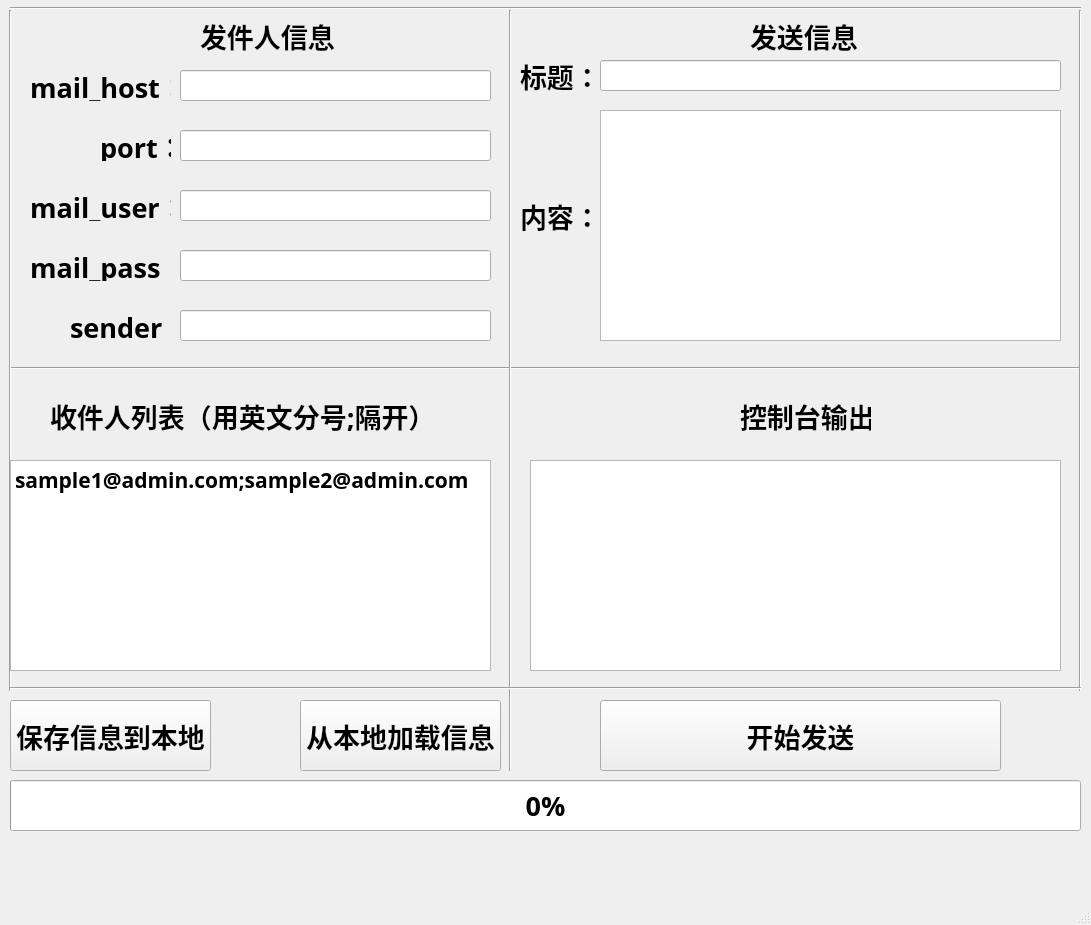
<?xml version="1.0" encoding="UTF-8"?>
<ui version="4.0">
 <class>MainWindow</class>
 <widget class="QMainWindow" name="MainWindow">
  <property name="geometry">
   <rect>
    <x>0</x>
    <y>0</y>
    <width>1091</width>
    <height>925</height>
   </rect>
  </property>
  <property name="windowTitle">
   <string>批量发送邮件软件 开发者Hong 版本号V1.0</string>
  </property>
  <property name="windowIcon">
   <iconset>
    <normaloff>logo.ico</normaloff>logo.ico</iconset>
  </property>
  <widget class="QWidget" name="centralwidget">
   <widget class="QLabel" name="label">
    <property name="geometry">
     <rect>
      <x>30</x>
      <y>70</y>
      <width>141</width>
      <height>31</height>
     </rect>
    </property>
    <property name="font">
     <font>
      <family>阿里巴巴普惠体</family>
      <pointsize>20</pointsize>
      <weight>75</weight>
      <bold>true</bold>
     </font>
    </property>
    <property name="text">
     <string>mail_host：</string>
    </property>
   </widget>
   <widget class="QLabel" name="label_2">
    <property name="geometry">
     <rect>
      <x>30</x>
      <y>190</y>
      <width>141</width>
      <height>31</height>
     </rect>
    </property>
    <property name="font">
     <font>
      <family>阿里巴巴普惠体</family>
      <pointsize>20</pointsize>
      <weight>75</weight>
      <bold>true</bold>
     </font>
    </property>
    <property name="text">
     <string>mail_user：</string>
    </property>
   </widget>
   <widget class="QLabel" name="label_3">
    <property name="geometry">
     <rect>
      <x>30</x>
      <y>250</y>
      <width>141</width>
      <height>31</height>
     </rect>
    </property>
    <property name="font">
     <font>
      <family>阿里巴巴普惠体</family>
      <pointsize>20</pointsize>
      <weight>75</weight>
      <bold>true</bold>
     </font>
    </property>
    <property name="text">
     <string>mail_pass：</string>
    </property>
   </widget>
   <widget class="QLabel" name="label_4">
    <property name="geometry">
     <rect>
      <x>70</x>
      <y>310</y>
      <width>101</width>
      <height>31</height>
     </rect>
    </property>
    <property name="font">
     <font>
      <family>阿里巴巴普惠体</family>
      <pointsize>20</pointsize>
      <weight>75</weight>
      <bold>true</bold>
     </font>
    </property>
    <property name="text">
     <string>sender：</string>
    </property>
   </widget>
   <widget class="QLabel" name="label_5">
    <property name="geometry">
     <rect>
      <x>200</x>
      <y>20</y>
      <width>141</width>
      <height>31</height>
     </rect>
    </property>
    <property name="font">
     <font>
      <family>阿里巴巴普惠体</family>
      <pointsize>20</pointsize>
      <weight>75</weight>
      <bold>true</bold>
     </font>
    </property>
    <property name="text">
     <string>发件人信息</string>
    </property>
   </widget>
   <widget class="QLineEdit" name="lineEdit">
    <property name="geometry">
     <rect>
      <x>180</x>
      <y>70</y>
      <width>311</width>
      <height>31</height>
     </rect>
    </property>
    <property name="font">
     <font>
      <family>阿里巴巴普惠体</family>
      <pointsize>16</pointsize>
      <weight>75</weight>
      <bold>true</bold>
     </font>
    </property>
   </widget>
   <widget class="QLineEdit" name="lineEdit_2">
    <property name="geometry">
     <rect>
      <x>180</x>
      <y>190</y>
      <width>311</width>
      <height>31</height>
     </rect>
    </property>
    <property name="font">
     <font>
      <family>阿里巴巴普惠体</family>
      <pointsize>16</pointsize>
      <weight>75</weight>
      <bold>true</bold>
     </font>
    </property>
   </widget>
   <widget class="QLineEdit" name="lineEdit_3">
    <property name="geometry">
     <rect>
      <x>180</x>
      <y>250</y>
      <width>311</width>
      <height>31</height>
     </rect>
    </property>
    <property name="font">
     <font>
      <family>阿里巴巴普惠体</family>
      <pointsize>16</pointsize>
      <weight>75</weight>
      <bold>true</bold>
     </font>
    </property>
   </widget>
   <widget class="QLineEdit" name="lineEdit_4">
    <property name="geometry">
     <rect>
      <x>180</x>
      <y>310</y>
      <width>311</width>
      <height>31</height>
     </rect>
    </property>
    <property name="font">
     <font>
      <family>阿里巴巴普惠体</family>
      <pointsize>16</pointsize>
      <weight>75</weight>
      <bold>true</bold>
     </font>
    </property>
   </widget>
   <widget class="Line" name="line">
    <property name="geometry">
     <rect>
      <x>10</x>
      <y>360</y>
      <width>1071</width>
      <height>16</height>
     </rect>
    </property>
    <property name="orientation">
     <enum>Qt::Horizontal</enum>
    </property>
   </widget>
   <widget class="Line" name="line_2">
    <property name="geometry">
     <rect>
      <x>500</x>
      <y>10</y>
      <width>20</width>
      <height>761</height>
     </rect>
    </property>
    <property name="orientation">
     <enum>Qt::Vertical</enum>
    </property>
   </widget>
   <widget class="Line" name="line_3">
    <property name="geometry">
     <rect>
      <x>10</x>
      <y>0</y>
      <width>1071</width>
      <height>16</height>
     </rect>
    </property>
    <property name="orientation">
     <enum>Qt::Horizontal</enum>
    </property>
   </widget>
   <widget class="Line" name="line_4">
    <property name="geometry">
     <rect>
      <x>0</x>
      <y>10</y>
      <width>20</width>
      <height>681</height>
     </rect>
    </property>
    <property name="orientation">
     <enum>Qt::Vertical</enum>
    </property>
   </widget>
   <widget class="QLabel" name="label_6">
    <property name="geometry">
     <rect>
      <x>750</x>
      <y>20</y>
      <width>111</width>
      <height>31</height>
     </rect>
    </property>
    <property name="font">
     <font>
      <family>阿里巴巴普惠体</family>
      <pointsize>20</pointsize>
      <weight>75</weight>
      <bold>true</bold>
     </font>
    </property>
    <property name="text">
     <string>发送信息</string>
    </property>
   </widget>
   <widget class="QTextEdit" name="textEdit">
    <property name="geometry">
     <rect>
      <x>600</x>
      <y>110</y>
      <width>461</width>
      <height>231</height>
     </rect>
    </property>
    <property name="font">
     <font>
      <family>阿里巴巴普惠体</family>
      <pointsize>16</pointsize>
      <weight>75</weight>
      <bold>true</bold>
     </font>
    </property>
   </widget>
   <widget class="Line" name="line_5">
    <property name="geometry">
     <rect>
      <x>1070</x>
      <y>10</y>
      <width>20</width>
      <height>681</height>
     </rect>
    </property>
    <property name="orientation">
     <enum>Qt::Vertical</enum>
    </property>
   </widget>
   <widget class="QLabel" name="label_7">
    <property name="geometry">
     <rect>
      <x>50</x>
      <y>400</y>
      <width>391</width>
      <height>31</height>
     </rect>
    </property>
    <property name="font">
     <font>
      <family>阿里巴巴普惠体</family>
      <pointsize>20</pointsize>
      <weight>75</weight>
      <bold>true</bold>
     </font>
    </property>
    <property name="text">
     <string>收件人列表（用英文分号;隔开）</string>
    </property>
   </widget>
   <widget class="QTextEdit" name="textEdit_2">
    <property name="geometry">
     <rect>
      <x>10</x>
      <y>460</y>
      <width>481</width>
      <height>211</height>
     </rect>
    </property>
    <property name="font">
     <font>
      <family>阿里巴巴普惠体</family>
      <pointsize>16</pointsize>
      <weight>75</weight>
      <bold>true</bold>
     </font>
    </property>
    <property name="html">
     <string>&lt;!DOCTYPE HTML PUBLIC &quot;-//W3C//DTD HTML 4.0//EN&quot; &quot;http://www.w3.org/TR/REC-html40/strict.dtd&quot;&gt;
&lt;html&gt;&lt;head&gt;&lt;meta name=&quot;qrichtext&quot; content=&quot;1&quot; /&gt;&lt;style type=&quot;text/css&quot;&gt;
p, li { white-space: pre-wrap; }
&lt;/style&gt;&lt;/head&gt;&lt;body style=&quot; font-family:'阿里巴巴普惠体'; font-size:16pt; font-weight:600; font-style:normal;&quot;&gt;
&lt;p style=&quot; margin-top:0px; margin-bottom:0px; margin-left:0px; margin-right:0px; -qt-block-indent:0; text-indent:0px;&quot;&gt;sample1@admin.com;sample2@admin.com&lt;/p&gt;&lt;/body&gt;&lt;/html&gt;</string>
    </property>
   </widget>
   <widget class="QPushButton" name="pushButton">
    <property name="geometry">
     <rect>
      <x>600</x>
      <y>700</y>
      <width>401</width>
      <height>71</height>
     </rect>
    </property>
    <property name="font">
     <font>
      <family>阿里巴巴普惠体</family>
      <pointsize>20</pointsize>
      <weight>75</weight>
      <bold>true</bold>
     </font>
    </property>
    <property name="text">
     <string>开始发送</string>
    </property>
   </widget>
   <widget class="QProgressBar" name="progressBar">
    <property name="geometry">
     <rect>
      <x>10</x>
      <y>780</y>
      <width>1071</width>
      <height>51</height>
     </rect>
    </property>
    <property name="font">
     <font>
      <family>阿里巴巴普惠体</family>
      <pointsize>20</pointsize>
      <weight>75</weight>
      <bold>true</bold>
     </font>
    </property>
    <property name="value">
     <number>0</number>
    </property>
    <property name="textVisible">
     <bool>true</bool>
    </property>
    <property name="textDirection">
     <enum>QProgressBar::BottomToTop</enum>
    </property>
   </widget>
   <widget class="Line" name="line_6">
    <property name="geometry">
     <rect>
      <x>10</x>
      <y>680</y>
      <width>1071</width>
      <height>16</height>
     </rect>
    </property>
    <property name="orientation">
     <enum>Qt::Horizontal</enum>
    </property>
   </widget>
   <widget class="QLabel" name="label_8">
    <property name="geometry">
     <rect>
      <x>740</x>
      <y>400</y>
      <width>131</width>
      <height>31</height>
     </rect>
    </property>
    <property name="font">
     <font>
      <family>阿里巴巴普惠体</family>
      <pointsize>20</pointsize>
      <weight>75</weight>
      <bold>true</bold>
     </font>
    </property>
    <property name="text">
     <string>控制台输出</string>
    </property>
   </widget>
   <widget class="QListView" name="listView">
    <property name="geometry">
     <rect>
      <x>530</x>
      <y>460</y>
      <width>531</width>
      <height>211</height>
     </rect>
    </property>
   </widget>
   <widget class="QLabel" name="label_led1">
    <property name="geometry">
     <rect>
      <x>1020</x>
      <y>710</y>
      <width>54</width>
      <height>51</height>
     </rect>
    </property>
    <property name="text">
     <string/>
    </property>
   </widget>
   <widget class="QLabel" name="label_9">
    <property name="geometry">
     <rect>
      <x>520</x>
      <y>200</y>
      <width>81</width>
      <height>31</height>
     </rect>
    </property>
    <property name="font">
     <font>
      <family>阿里巴巴普惠体</family>
      <pointsize>20</pointsize>
      <weight>75</weight>
      <bold>true</bold>
     </font>
    </property>
    <property name="text">
     <string>内容：</string>
    </property>
   </widget>
   <widget class="QLineEdit" name="lineEdit_5">
    <property name="geometry">
     <rect>
      <x>600</x>
      <y>60</y>
      <width>461</width>
      <height>31</height>
     </rect>
    </property>
    <property name="font">
     <font>
      <family>阿里巴巴普惠体</family>
      <pointsize>16</pointsize>
      <weight>75</weight>
      <bold>true</bold>
     </font>
    </property>
   </widget>
   <widget class="QLabel" name="label_10">
    <property name="geometry">
     <rect>
      <x>520</x>
      <y>60</y>
      <width>81</width>
      <height>31</height>
     </rect>
    </property>
    <property name="font">
     <font>
      <family>阿里巴巴普惠体</family>
      <pointsize>20</pointsize>
      <weight>75</weight>
      <bold>true</bold>
     </font>
    </property>
    <property name="text">
     <string>标题：</string>
    </property>
   </widget>
   <widget class="QPushButton" name="pushButton_2">
    <property name="geometry">
     <rect>
      <x>10</x>
      <y>700</y>
      <width>201</width>
      <height>71</height>
     </rect>
    </property>
    <property name="font">
     <font>
      <family>阿里巴巴普惠体</family>
      <pointsize>20</pointsize>
      <weight>75</weight>
      <bold>true</bold>
     </font>
    </property>
    <property name="text">
     <string>保存信息到本地</string>
    </property>
   </widget>
   <widget class="QPushButton" name="pushButton_3">
    <property name="geometry">
     <rect>
      <x>300</x>
      <y>700</y>
      <width>201</width>
      <height>71</height>
     </rect>
    </property>
    <property name="font">
     <font>
      <family>阿里巴巴普惠体</family>
      <pointsize>20</pointsize>
      <weight>75</weight>
      <bold>true</bold>
     </font>
    </property>
    <property name="text">
     <string>从本地加载信息</string>
    </property>
   </widget>
   <widget class="QLabel" name="label_11">
    <property name="geometry">
     <rect>
      <x>100</x>
      <y>130</y>
      <width>71</width>
      <height>31</height>
     </rect>
    </property>
    <property name="font">
     <font>
      <family>阿里巴巴普惠体</family>
      <pointsize>20</pointsize>
      <weight>75</weight>
      <bold>true</bold>
     </font>
    </property>
    <property name="text">
     <string>port：</string>
    </property>
   </widget>
   <widget class="QLineEdit" name="lineEdit_6">
    <property name="geometry">
     <rect>
      <x>180</x>
      <y>130</y>
      <width>311</width>
      <height>31</height>
     </rect>
    </property>
    <property name="font">
     <font>
      <family>阿里巴巴普惠体</family>
      <pointsize>16</pointsize>
      <weight>75</weight>
      <bold>true</bold>
     </font>
    </property>
   </widget>
  </widget>
  <widget class="QMenuBar" name="menubar">
   <property name="geometry">
    <rect>
     <x>0</x>
     <y>0</y>
     <width>1091</width>
     <height>23</height>
    </rect>
   </property>
  </widget>
  <widget class="QStatusBar" name="statusbar"/>
 </widget>
 <resources/>
 <connections/>
</ui>
